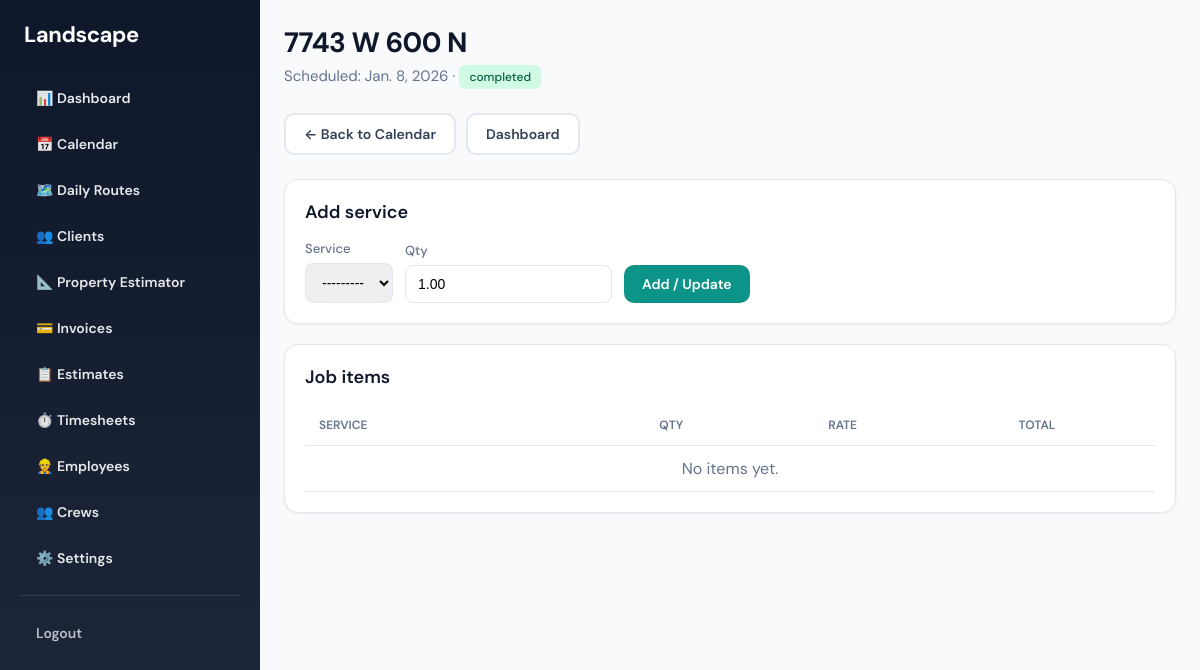
/jobs/2/ (signed in), run on the app's committed database.
### jobs/models.py (models this page shows, shortened)
class Job(models.Model):
    STATUS_CHOICES = [
        ('scheduled', 'Scheduled'),
        ('in_progress', 'In Progress'),
        ('completed', 'Completed'),
        ('skipped', 'Skipped'),
    ]
    property = models.ForeignKey(
        Property,
        on_delete=models.CASCADE,
        related_name='jobs'
    )
    scheduled_date = models.DateField(null=True, blank=True, help_text='Null = unscheduled (accepted but not yet on calendar)')
    scheduled_time = models.TimeField(null=True, blank=True, help_text='Optional start time for week/day view')
    status = models.CharField(
        max_length=20,
        choices=STATUS_CHOICES,
        default='scheduled'
    )
    assigned_to = models.ForeignKey(
        User,
        on_delete=models.SET_NULL,
        null=True,
        blank=True,
        related_name='jobs',
        help_text='Assign to individual employee'
    )
    assigned_crew = models.ForeignKey(
        Crew,
        on_delete=models.SET_NULL,
        null=True,
        blank=True,
        related_name='jobs',
        help_text='Or assign to a crew'
    )
    notes = models.TextField(blank=True)
    created_at = models.DateTimeField(auto_now_add=True)
    route_order = models.PositiveIntegerField(default=0)

### customers/models.py (models this page shows, shortened)
class Property(models.Model):
    customer = models.ForeignKey(
        Customer,
        on_delete=models.CASCADE,
        related_name='properties'
    )
    address = models.CharField(max_length=255)
    latitude = models.DecimalField(max_digits=10, decimal_places=7, null=True, blank=True)
    longitude = models.DecimalField(max_digits=10, decimal_places=7, null=True, blank=True)
    notes = models.TextField(blank=True)
    gate_code = models.CharField(max_length=50, blank=True)
    has_dog = models.BooleanField(default=False)
    created_at = models.DateTimeField(auto_now_add=True)
    updated_at = models.DateTimeField(auto_now=True)

### jobs/views.py (the view)
# urls.py: path("<int:job_id>/", views.job_detail, name="job_detail"),
@role_required("owner")
def job_detail(request, job_id):
    job = get_object_or_404(Job, id=job_id)
    business = getattr(job.property, "business", None)
    if business is None and hasattr(job.property, "customer") and hasattr(job.property.customer, "business"):
        business = job.property.customer.business
    form = AddJobServiceItemForm(business=business)
    has_unbilled = job.service_items.filter(billed_invoice__isnull=True).exists()
    return render(request, "jobs/job_detail.html", {
        "job": job,
        "form": form,
        "items": job.service_items.select_related("service").all(),
        "has_unbilled_items": has_unbilled,
    })

### jobs/forms.py
class AddJobServiceItemForm(forms.Form):
    service = forms.ModelChoiceField(queryset=ServiceTemplate.objects.none())
    quantity = forms.DecimalField(max_digits=10, decimal_places=2, initial=Decimal("1.00"), min_value=0)
    def __init__(self, *args, **kwargs):
        business = kwargs.pop("business", None)
        super().__init__(*args, **kwargs)
        if business:
            self.fields["service"].queryset = ServiceTemplate.objects.filter(business=business, active=True).order_by("name")

### templates/jobs/job_detail.html (shortened to what this page needs)
{% extends "base.html" %}
{% block content %}
<div class="page-header">
  <h1>{{ job.property.address }}</h1>
  <p>Scheduled: {{ job.scheduled_date }} · <span class="badge badge-{{ job.status|cut:'_' }}">{{ job.status }}</span></p>
</div>
<div class="quick-actions" style="margin-bottom: 24px;">
  <a href="/jobs/calendar/" class="btn btn-secondary">← Back to Calendar</a>
  <a href="/" class="btn btn-secondary">Dashboard</a>
</div>
<div class="card" style="margin-bottom: 20px;">
  <h2 class="card-title">Add service</h2>
  <form method="post" action="{% url 'add_job_service_item' job.id %}">
    <div class="form-row">
      <div class="form-group">
        <label>Service</label>
        {{ form.service }}
      </div>
      <div class="form-group">
        <label>Qty</label>
        {{ form.quantity }}
      </div>
      <button type="submit" class="btn btn-primary">Add / Update</button>
    </div>
  </form>
</div>
<div class="card">
  <h2 class="card-title">Job items</h2>
  <table class="data-table">
    <thead>
      <tr>
        <th>Service</th>
        <th class="num">Qty</th>
        <th class="num">Rate</th>
        <th class="num">Total</th>
        <th></th>
      </tr>
    </thead>
    <tbody>
      {% for i in items %}
      <tr>
        <td>{{ i.service.name }}</td>
        <td class="num">{{ i.quantity }} {{ i.unit }}</td>
        <td class="num">${{ i.unit_price }}</td>
        <td class="num">${{ i.line_total }}</td>
        <td>
          <form method="post" action="{% url 'remove_job_service_item' job.id i.id %}" style="display: inline;">
            {% csrf_token %}
            <button type="submit" class="btn btn-secondary btn-sm">Remove</button>
          </form>
        </td>
      </tr>
      {% empty %}
      <tr><td colspan="5" style="text-align: center; color: var(--text-muted);">No items yet.</td></tr>
      {% endfor %}
    </tbody>
  </table>
</div>
{% endblock %}

### templates/base.html (style rules this page uses)
:root { --primary: #0d9488; --primary-hover: #0f766e; --primary-light: #ccfbf1; --secondary: #334155; --accent: #059669; --surface: #ffffff; --surface-alt: #f8fafc; --border: #e2e8f0; --text: #0f172a; --text-muted: #64748b; }
* { box-sizing: border-box; }
body { margin: 0; font-family: 'DM Sans', -apple-system, BlinkMacSystemFont, sans-serif; background: var(--surface-alt); color: var(--text); min-height: 100vh; display: flex; }
.btn { display: inline-flex; align-items: center; justify-content: center; gap: 8px; padding: 10px 18px; font-size: 14px; font-weight: 600; border-radius: 10px; text-decoration: none; cursor: pointer; border: none; transition: all 0.15s ease; font-family: inherit; }
.btn-primary { background: var(--primary); color: white; }
.btn-secondary { background: white; color: var(--secondary); border: 2px solid var(--border); }
.page-header { margin-bottom: 24px; }
.page-header h1 { font-size: 28px; font-weight: 700; margin: 0 0 4px 0; letter-spacing: -0.02em; }
.page-header p { margin: 0; color: var(--text-muted); font-size: 15px; }
.card { background: var(--surface); border-radius: 14px; padding: 20px; box-shadow: 0 1px 3px rgba(0,0,0,0.06); border: 1px solid var(--border); }
.card-title { font-size: 18px; font-weight: 600; margin: 0 0 16px 0; }
.data-table { width: 100%; border-collapse: collapse; }
.data-table th, .data-table td { padding: 12px 14px; text-align: left; border-bottom: 1px solid var(--border); }
.data-table th { font-size: 12px; font-weight: 600; text-transform: uppercase; color: var(--text-muted); }
.data-table .num { text-align: right; }
.quick-actions { display: flex; gap: 10px; flex-wrap: wrap; margin-bottom: 20px; }

### templates/jobs/job_detail.html (style rules this page uses)
.form-row { display: flex; gap: 12px; align-items: flex-end; flex-wrap: wrap; }
.form-group label { display: block; font-size: 13px; font-weight: 500; margin-bottom: 6px; color: var(--text-muted); }
.form-group input, .form-group select { padding: 10px 12px; border-radius: 8px; border: 1px solid var(--border); font-size: 14px; }
.badge { display: inline-block; padding: 4px 10px; border-radius: 6px; font-size: 12px; font-weight: 500; }
.badge-completed { background: #d1fae5; color: #065f46; }

### data on the page
Job: property.address "7743 W 600 N", scheduled_date "Jan. 8, 2026", status "completed"
